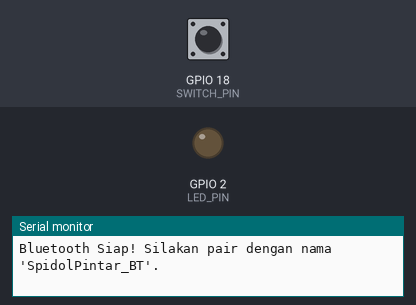
This program was run on a simulated ESP32. On the bench: output pins drawn as LEDs (lit = HIGH), the last lines printed to the serial monitor. The inputs (shaded band) are chosen by the test bench; at power-on: GPIO 18 (SWITCH_PIN) HIGH. Nothing arrives over Bluetooth unless stated.

Above: at 1.2 s.
1.3 s: GPIO 18 (SWITCH_PIN) pulled LOW for 0.15 s
At 1.38 s:
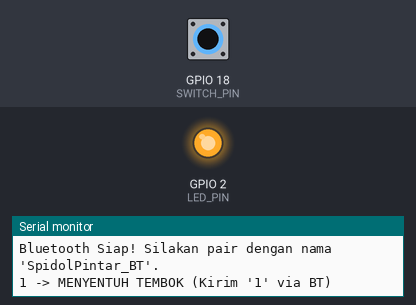
2.9 s: GPIO 18 (SWITCH_PIN) pulled LOW for 3.2 s
At 7.2 s:
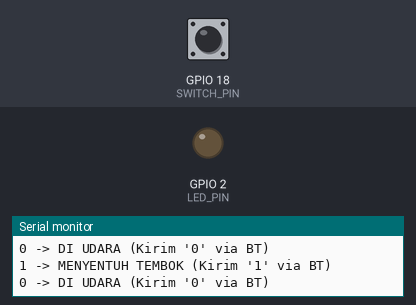
Timing chart, 0 to 8.7 s (numbered marks = the images above; inputs shaded):
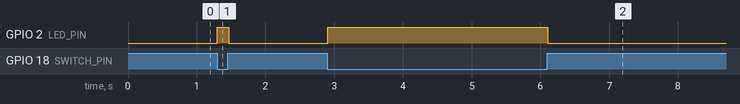

The program:

main.cpp
```cpp
#include "BluetoothSerial.h"

// Cek apakah Bluetooth aktif di konfigurasi ESP32
#if !defined(CONFIG_BT_ENABLED) || !defined(CONFIG_BLUEDROID_ENABLED)
#error Bluetooth is not enabled! Please run make menuconfig to enable it
#endif

BluetoothSerial SerialBT;

// ====== KONFIGURASI HARDWARE ======
#define SWITCH_PIN 18  // Pin Microswitch (COM ke GND, NO ke GPIO 18)
#define LED_PIN    2   // LED Indikator Onboard

bool lastState = false; // Menyimpan status sakelar sebelumnya

void setup() {
  Serial.begin(115200);

  // 1. Inisialisasi Pin Microswitch & LED
  pinMode(SWITCH_PIN, INPUT_PULLUP);
  pinMode(LED_PIN, OUTPUT);
  digitalWrite(LED_PIN, LOW);

  // 2. Inisialisasi Bluetooth dengan nama "SpidolPintar_BT"
  SerialBT.begin("SpidolPintar_BT");
  Serial.println("\nBluetooth Siap! Silakan pair dengan nama 'SpidolPintar_BT'.");
}

void loop() {
  // 1. Membaca status Microswitch (LOW saat tertekan/tersambung ke GND)
  int switchState = digitalRead(SWITCH_PIN);

  // Ubah logika: true saat sakelar ditekan ke tembok (LOW)
  bool currentState = (switchState == LOW);

  // 2. Kirim data via Bluetooth HANYA saat ada perubahan status (Edge Detection)
  if (currentState != lastState) {
    if (currentState) {
      digitalWrite(LED_PIN, HIGH);   // Nyalakan LED Indikator
      SerialBT.println("1");         // Kirim "1" via Bluetooth
      Serial.println("1 -> MENYENTUH TEMBOK (Kirim '1' via BT)");
    } else {
      digitalWrite(LED_PIN, LOW);    // Matikan LED Indikator
      SerialBT.println("0");         // Kirim "0" via Bluetooth
      Serial.println("0 -> DI UDARA (Kirim '0' via BT)");
    }
    lastState = currentState; // Simpan status terbaru
  }

  delay(20); // Delay debounce sederhana
}
```

main_copy.cpp
```cpp
// #include <NimBLEDevice.h>

// // ====== BLE GATT ======
// // Nama device dan UUID di bawah ini HARUS sama persis dengan
// // server/main.py's DEVICE_NAME / BLE_TOUCH_CHAR_UUID -- server mencari
// // device dengan nama ini, lalu subscribe ke characteristic ini lewat
// // BleTouchProvider.
// //
// // Board ini cuma punya satu microswitch (Touch Signal) -- belum ada
// // tombol fisik buat AI Trigger, jadi characteristic-nya sengaja tidak
// // dibuat di sini sama sekali. BleTouchProvider di server tetap aman
// // subscribe ke device ini walau characteristic AI Trigger-nya tidak ada
// // (lihat connect()-nya di server/hal/providers.py) -- Touch Signal tetap
// // jalan normal, cuma AI Trigger yang tidak pernah terpicu dari device ini.
// #define DEVICE_NAME           "SPIDOL_Stylus"
// #define SERVICE_UUID          "a1b2c3d4-0000-1000-8000-00805f9b34fb"
// #define TOUCH_CHAR_UUID       "a1b2c3d4-0001-1000-8000-00805f9b34fb"

// // ====== PIN TOMBOL ======
// // Microswitch (mouse-click style limit switch, e.g. Omron D2F) wired
// // between GPIO5 and GND -- tidak ada modul signal-conditioning, jadi
// // pull-up internal diaktifkan (INPUT_PULLUP) dan logikanya active-LOW:
// // pin bernilai HIGH saat dilepas (ditarik ke atas), LOW saat ditekan
// // (switch menyambung ke GND).
// //
// // Microswitch SPDT (3 kaki -- COM, NO, NC) dipakai dengan kombinasi
// // COM + NO saja (kaki NC dibiarkan tidak tersambung):
// //   - Kaki COM  -> GND
// //   - Kaki NO   -> GPIO5
// // Kenapa NO (Normally Open), bukan NC: saat tombol belum ditekan, NO
// // tidak tersambung ke COM, jadi GPIO5 tetap HIGH (ditarik oleh pull-up
// // internal). Saat tombol ditekan, tuas menyambungkan COM ke NO, sehingga
// // GPIO5 ditarik ke GND (LOW) -- persis logika active-LOW di atas.
// //
// // Dipakai sebagai Touch Signal (marker sedang menyentuh papan), BUKAN AI
// // Trigger -- notify 1 saat ditekan (mulai menggambar) dan 0 saat dilepas
// // (berhenti menggambar), ke server/hal/providers.py's BleTouchProvider,
// // yang membaca status ini via is_touching(). Beda dengan AI Trigger
// // (GLOSSARY.md), yang merupakan aksi sekali-tekan terpisah untuk memicu
// // analisis gambar -- belum ada tombol fisik terpasang untuk itu di board
// // ini, lihat catatan di setupBle() di bawah.
// #define TOUCH_PIN 5

// NimBLECharacteristic *touchChar = nullptr;

// bool lastState = false;  // false = dilepas, true = ditekan

// void setupBle() {
//   NimBLEDevice::init(DEVICE_NAME);

//   NimBLEServer *server = NimBLEDevice::createServer();
//   NimBLEService *service = server->createService(SERVICE_UUID);

//   touchChar = service->createCharacteristic(TOUCH_CHAR_UUID, NIMBLE_PROPERTY::NOTIFY);

//   // Nilai awal yang jelas (belum menyentuh), supaya central yang baca
//   // sebelum notify pertama tidak dapat nilai acak.
//   uint8_t initialTouch = 0;
//   touchChar->setValue(&initialTouch, 1);

//   service->start();

//   NimBLEAdvertising *advertising = NimBLEDevice::getAdvertising();
//   advertising->addServiceUUID(SERVICE_UUID);
//   advertising->start();

//   Serial.println("BLE aktif, menunggu koneksi dari server...");
//   Serial.print("MAC address (pakai ini untuk --ble-address): ");
//   Serial.println(NimBLEDevice::getAddress().toString().c_str());
// }

// void setup() {
//   Serial.begin(115200);
//   pinMode(TOUCH_PIN, INPUT_PULLUP);

//   setupBle();
// }

// void loop() {
//   // Dibalik di sini supaya sisa kode tetap bekerja dengan "true =
//   // ditekan", bukan level sinyal mentahnya (lihat catatan INPUT_PULLUP).
//   bool currentState = (digitalRead(TOUCH_PIN) == LOW);

//   // Notify hanya saat status berubah (mencegah spam) -- server yang
//   // mencetak status "ada sinyal/tidak" untuk tiap notifikasi yang
//   // diterima (lihat server/hal/providers.py).
//   if (currentState != lastState) {
//     lastState = currentState;

//     uint8_t value = currentState ? 1 : 0;
//     touchChar->setValue(&value, 1);
//     touchChar->notify();  // tidak error walau belum ada central yang subscribe
//   }

//   delay(20); // Debounce kecil
// }
```

main-etc.cpp
```cpp
// #include <WiFi.h>

// // ====== KONFIGURASI ======
// const char* ssid     = "Pinang Merah LT-2";
// const char* password = "Pinangmerah36";

// // IP laptop yang menjalankan `python main.py --wifi-touch-port 8090`
// // (cek dengan ipconfig di Windows atau ifconfig di Mac/Linux -- harus
// // adapter Wi-Fi yang sebenarnya, satu jaringan dengan ESP32 ini).
// // Port 8080 sengaja dihindari -- di laptop ini sudah dipakai proses lain
// // (whatsapp-bridge.exe), jadi server kita tidak bisa listen di situ.
// const char* serverIP = "192.168.110.104";
// const int   serverPort = 8090;

// // ====== PIN TOMBOL ======
// // Microswitch (mouse-click style limit switch, e.g. Omron D2F) wired
// // between GPIO5 and GND -- no signal-conditioning module like the TTP223
// // has, so GPIO5 needs its internal pull-up enabled (INPUT_PULLUP) and the
// // logic is active-LOW: the pin reads HIGH when released (pulled up) and
// // LOW when pressed (switch closes the circuit to GND).
// //
// // Dipakai sebagai Touch Signal (marker sedang menyentuh papan), BUKAN AI
// // Trigger -- kirim "1" saat ditekan (mulai menggambar) dan "0" saat
// // dilepas (berhenti menggambar), ke server/hal/providers.py's
// // WifiTouchProvider, yang membaca status ini via is_touching(). Beda
// // dengan AI Trigger (GLOSSARY.md), yang merupakan aksi sekali-tekan
// // terpisah untuk memicu analisis gambar -- bukan tombol ini.
// #define TOUCH_PIN 5

// WiFiClient client;
// bool lastState = false;  // false = released, true = pressed

// void connectToServer();  // forward declaration -- defined below, but called from setup() above it

// void setup() {
//   Serial.begin(115200);
//   pinMode(TOUCH_PIN, INPUT_PULLUP);

//   // Sambung ke WiFi
//   Serial.print("Menghubungkan ke WiFi...");
//   WiFi.begin(ssid, password);
//   while (WiFi.status() != WL_CONNECTED) {
//     delay(500);
//     Serial.print(".");
//   }
//   Serial.println("\nWiFi terhubung!");
//   Serial.print("IP ESP32: ");
//   Serial.println(WiFi.localIP());

//   // Sambung ke server laptop
//   connectToServer();
// }

// void connectToServer() {
//   Serial.print("Menghubungkan ke server laptop...");
//   if (client.connect(serverIP, serverPort)) {
//     Serial.println("Terhubung!");
//   } else {
//     Serial.println("Gagal. Coba lagi nanti.");
//   }
// }

// void loop() {
//   // Jika koneksi terputus, coba sambung ulang
//   if (!client.connected()) {
//     connectToServer();
//     delay(1000);
//     return;
//   }

//   // Baca microswitch -- active-LOW (lihat catatan INPUT_PULLUP di atas),
//   // jadi dibalik di sini supaya sisa kode tetap bekerja dengan "true =
//   // ditekan", bukan level sinyal mentahnya.
//   bool currentState = (digitalRead(TOUCH_PIN) == LOW);

//   // Kirim hanya saat status berubah (mencegah spam)
//   if (currentState != lastState) {
//     if (currentState) {
//       client.println("1");  // Ditekan -> mulai menggambar
//       Serial.println("DITEKAN -> MENGGAMBAR");
//     } else {
//       client.println("0");  // Dilepas -> berhenti menggambar
//       Serial.println("DILEPAS -> BERHENTI");
//     }
//     lastState = currentState;
//   }

//   delay(20); // Debounce kecil
// }
```

touch-test.cpp
```cpp
// // ============================================
// // ESP32 CAPACITIVE TOUCH WITH LED
// // Aluminium Foil sebagai sensor sentuh
// // GPIO 4 = Touch Sensor T0
// // GPIO 2 = LED Internal ESP32 DevKit
// // ============================================

// // Wajib di-include manual -- beda dengan file .ino, PlatformIO tidak
// // otomatis menyisipkan Arduino.h ke file .cpp. Tanpa ini, Serial/delay/
// // pinMode/touchRead/dll semuanya dianggap belum dideklarasikan.
// #include <Arduino.h>

// #define TOUCH_PIN 4
// #define LED_PIN   2

// // -------------------------
// // Pengaturan
// // -------------------------

// // Threshold akan dihitung otomatis saat kalibrasi
// int threshold;

// // Berapa kali pembacaan untuk menentukan rata-rata
// const int CALIBRATION_SAMPLES = 50;

// // Jeda pembacaan sensor (ms)
// const int READ_DELAY = 100;

// // ============================================
// // FUNGSI KALIBRASI
// // ============================================

// void calibrateSensor() {
//   Serial.println();
//   Serial.println("=================================");
//   Serial.println("KALIBRASI SENSOR");
//   Serial.println("Jangan sentuh aluminium foil!");
//   Serial.println("=================================");

//   delay(3000);

//   long total = 0;


//   for (int i = 0; i < CALIBRATION_SAMPLES; i++) {
//     int value = touchRead(TOUCH_PIN);
//     total += value;
//     Serial.print(".");
//     Serial.println(value);
//     delay(50);
//   }

//   float baseline = (float)total / CALIBRATION_SAMPLES;

//   // Threshold diatur 80% dari baseline
//   threshold = baseline - 10;

//   Serial.println();
//   Serial.println();
//   Serial.print("Baseline : ");
//   Serial.println(baseline);
//   Serial.print("Threshold: ");
//   Serial.println(threshold);
//   Serial.println();
//   Serial.println("Kalibrasi selesai.");
//   Serial.println("Sekarang silakan sentuh foil.");
//   Serial.println();
// }

// // ============================================
// // SETUP
// // ============================================

// void setup() {
//   Serial.begin(115200);
//   delay(1000);

//   // Atur pin LED sebagai OUTPUT
//   pinMode(LED_PIN, OUTPUT);
//   digitalWrite(LED_PIN, LOW); // Pastikan LED mati saat awal

//   Serial.println();
//   Serial.println("ESP32 Capacitive Touch Sensor");
//   Serial.println("GPIO 4 / T0");

//   calibrateSensor();
// }

// // ============================================
// // LOOP
// // ============================================

// void loop() {
//   // Baca sensor kapasitif
//   int touchValue = touchRead(TOUCH_PIN);

//   // Tentukan status sentuhan
//   bool touching = (touchValue < threshold);

//   // Kontrol LED dan Tampilan Serial
//   if (touching) {
//     digitalWrite(LED_PIN, HIGH); // Nyalakan LED
//     Serial.print("1  -> MENYENTUH | ");
//   } else {
//     digitalWrite(LED_PIN, LOW);  // Matikan LED
//     Serial.print("0  -> TIDAK MENYENTUH | ");
//   }

//   // Tampilkan nilai mentah sensor
//   Serial.print("Touch Value: ");
//   Serial.println(touchValue);

//   delay(READ_DELAY);
// }
```

Measured:
- after the input at 1.3 s, GPIO 2 (LED_PIN): LOW → HIGH at once, → LOW 0.16 s later
- after the input at 2.9 s, GPIO 2 (LED_PIN): LOW → HIGH at once, → LOW 3.2 s later
